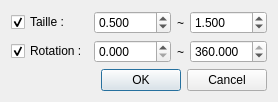
<?xml version="1.0" encoding="UTF-8"?>
<ui version="4.0">
 <class>RandomDialog</class>
 <widget class="QDialog" name="RandomDialog">
  <property name="windowModality">
   <enum>Qt::WindowModal</enum>
  </property>
  <property name="geometry">
   <rect>
    <x>0</x>
    <y>0</y>
    <width>259</width>
    <height>95</height>
   </rect>
  </property>
  <property name="windowTitle">
   <string>Taille et rotation aléatoires</string>
  </property>
  <property name="modal">
   <bool>true</bool>
  </property>
  <layout class="QVBoxLayout" name="verticalLayout">
   <item>
    <layout class="QGridLayout" name="gridLayout">
     <item row="1" column="1">
      <widget class="QDoubleSpinBox" name="minRot">
       <property name="decimals">
        <number>3</number>
       </property>
       <property name="minimum">
        <double>0.000000000000000</double>
       </property>
       <property name="maximum">
        <double>360.000000000000000</double>
       </property>
      </widget>
     </item>
     <item row="1" column="0">
      <widget class="QCheckBox" name="rotation">
       <property name="text">
        <string>Rotation :</string>
       </property>
       <property name="checked">
        <bool>true</bool>
       </property>
      </widget>
     </item>
     <item row="1" column="3">
      <widget class="QDoubleSpinBox" name="maxRot">
       <property name="decimals">
        <number>3</number>
       </property>
       <property name="maximum">
        <double>360.000000000000000</double>
       </property>
       <property name="value">
        <double>360.000000000000000</double>
       </property>
      </widget>
     </item>
     <item row="0" column="1">
      <widget class="QDoubleSpinBox" name="minScale">
       <property name="decimals">
        <number>3</number>
       </property>
       <property name="minimum">
        <double>0.001000000000000</double>
       </property>
       <property name="maximum">
        <double>1000.000000000000000</double>
       </property>
       <property name="value">
        <double>0.500000000000000</double>
       </property>
      </widget>
     </item>
     <item row="0" column="3">
      <widget class="QDoubleSpinBox" name="maxScale">
       <property name="decimals">
        <number>3</number>
       </property>
       <property name="minimum">
        <double>0.001000000000000</double>
       </property>
       <property name="maximum">
        <double>1000.000000000000000</double>
       </property>
       <property name="value">
        <double>1.500000000000000</double>
       </property>
      </widget>
     </item>
     <item row="0" column="0">
      <widget class="QCheckBox" name="scale">
       <property name="text">
        <string>Taille :</string>
       </property>
       <property name="checked">
        <bool>true</bool>
       </property>
      </widget>
     </item>
     <item row="0" column="2">
      <widget class="QLabel" name="label">
       <property name="text">
        <string>~</string>
       </property>
      </widget>
     </item>
     <item row="1" column="2">
      <widget class="QLabel" name="label_2">
       <property name="text">
        <string>~</string>
       </property>
      </widget>
     </item>
    </layout>
   </item>
   <item>
    <widget class="QDialogButtonBox" name="buttonBox">
     <property name="orientation">
      <enum>Qt::Horizontal</enum>
     </property>
     <property name="standardButtons">
      <set>QDialogButtonBox::Cancel|QDialogButtonBox::Ok</set>
     </property>
    </widget>
   </item>
  </layout>
 </widget>
 <resources/>
 <connections>
  <connection>
   <sender>buttonBox</sender>
   <signal>accepted()</signal>
   <receiver>RandomDialog</receiver>
   <slot>accept()</slot>
   <hints>
    <hint type="sourcelabel">
     <x>248</x>
     <y>254</y>
    </hint>
    <hint type="destinationlabel">
     <x>157</x>
     <y>274</y>
    </hint>
   </hints>
  </connection>
  <connection>
   <sender>buttonBox</sender>
   <signal>rejected()</signal>
   <receiver>RandomDialog</receiver>
   <slot>reject()</slot>
   <hints>
    <hint type="sourcelabel">
     <x>316</x>
     <y>260</y>
    </hint>
    <hint type="destinationlabel">
     <x>286</x>
     <y>274</y>
    </hint>
   </hints>
  </connection>
 </connections>
</ui>
